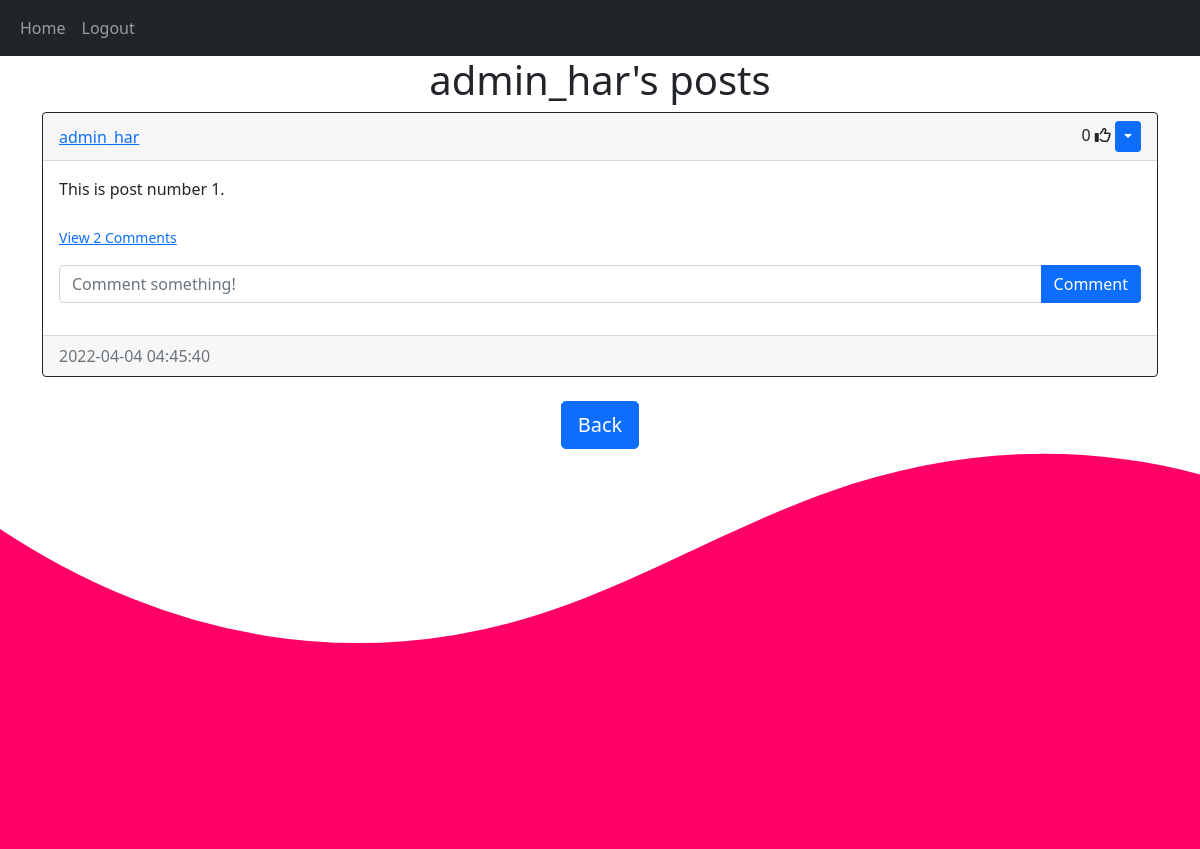
The app's page /posts/admin_har (signed in) with its own data.
### website/models.py (models this page shows)
class User(db.Model, UserMixin):
 id = db.Column(db.Integer, primary_key=True)
 email = db.Column(db.String(150), unique=True)
 username = db.Column(db.String(25), unique=True)
 password = db.Column(db.String(150))
 date_created = db.Column(db.DateTime(timezone=True), default=func.now())
 posts = db.relationship('Post', backref='user', passive_deletes=True)
 comments = db.relationship('Comment', backref='user', passive_deletes=True)
 likes = db.relationship('Like', backref='user', passive_deletes=True)

class Post(db.Model):
 id = db.Column(db.Integer, primary_key=True)
 text = db.Column(db.Text, nullable=False)
 date_created = db.Column(db.DateTime(timezone=True), default=func.now())
 author = db.Column(db.Integer, db.ForeignKey('user.id', ondelete="CASCADE"), nullable=False)
 comments = db.relationship('Comment', backref='post', passive_deletes=True)
 likes = db.relationship('Like', backref='post', passive_deletes=True)

### website/views.py (the view)
@views.route("/posts/<username>")
@login_required
def posts(username):
    user = User.query.filter_by(username=username).first()
    if not user:
        flash('No user with this username exists.', category='error')
        return redirect(url_for('views.home'))
    posts = user.posts
    return render_template("posts.html", user=current_user, posts=posts, username=username)

### website/__init__.py (called while the page is built)
def create_app():
 app = Flask(__name__)
 app.config['SECRET_KEY'] = "e6ed54610c4b112200941497ac6b79ae"
 app.config['SQLALCHEMY_DATABASE_URI'] = f'sqlite:///{DB_NAME}'
 db.init_app(app)
 from .views import views
 from .auth import auth
 app.register_blueprint(views, url_prefix="/")
 app.register_blueprint(auth, url_prefix="/")
 from .models import User, Post, Comment, Like
 create_database(app)
 login_manager = LoginManager()
 login_manager.login_view = "auth.login"
 login_manager.init_app(app)
 @login_manager.user_loader
 def load_user(id):
  return User.query.get(int(id))
 return app

### website/templates/posts.html (shortened to what this page needs)
{% extends "posts_div.html" %}
{% block header %} {{username}}'s posts {% endblock %} {% block footer %}
<div align="center">
  <a href="/home"><button type="button" class="btn btn-primary btn-lg">Back</button></a>
</div>
{% endblock %}

### website/templates/posts_div.html (shortened to what this page needs)
{% extends "base.html" %} {% block title %}Home{% endblock %} {% block content
%}
<h1 align="center">{% block header %}Posts{% endblock %}</h1>
<div id="posts">
  {% for post in posts %}
  <div class="card border-dark">
    <div class="card-header d-flex justify-content-between align-items-center">
      <a href="/posts/{{post.user.username}}">{{post.user.username}}</a>
      <div>
        <span id="likes-count-{{post.id}}">
        {{ post.likes|length }}</span>
        {% if user.id in post.likes|map(attribute="author")|list %}
        <i class="fa-light fa-thumbs-up" id="like-button-{{post.id}}" onclick="like({{post.id}})"
        ></i>
        {% else %}
        <i class="far fa-thumbs-up" id="like-button-{{post.id}}" onclick="like({{post.id}})"
        ></i>
        {% endif %}
        {% if user.id == post.author %}
        <div class="btn-group">
          <button
            type="button"
            class="btn btn-sm btn-primary dropdown-toggle"
            data-bs-toggle="dropdown"
          ></button>
        </div>
        {% endif %}
      </div>
    </div>
    <div class="card-body">
      <div class="card-text">{{post.text}}</div>
      <br />
      <p class="card-text">
        {% if post.comments|length > 0 %}
        <a data-bs-toggle="collapse" href="#comments-{{post.id}}" role="button">
          <small>View {{post.comments|length}} Comments</small>
        </a>
        {% else %}
        <small class="text-muted">No Comments</small>
        {% endif %}
      </p>
      <form
        class="input-group mb-3"
        method="POST"
        action="/create-comment/{{post.id}}"
      >
        <input
          type="text"
          id="text"
          name="text"
          class="form-control"
          placeholder="Comment something!"
        />
        <button type="submit" class="btn btn-primary">Comment</button>
      </form>
    </div>
    <div class="card-footer text-muted">{{post.date_created}}</div>
  </div>
  <br/ > {% endfor %}
</div>
{% block footer %}{% endblock %} {% endblock %}

### website/templates/base.html (shortened to what this page needs)
<!DOCTYPE html>
<html lang="en">
	<head>
		<link
			href="https://cdn.jsdelivr.net/npm/bootstrap@5.1.0/dist/css/bootstrap.min.css"
			rel="stylesheet"
		/>
	</head>
	<body>
		<nav class = "navbar navbar-expand-lg navbar-dark bg-dark">
			<div class="container-fluid">
				<div class="collapse navbar-collapse" id="navbar">
					<div class= "navbar-nav">
					<a class= "nav-item nav-link" href="/home">Home</a>
					{% if user.is_authenticated %}
					<a class= "nav-item nav-link" href="/logout">Logout</a>
					{% else %}
					<a class= "nav-item nav-link" href="/login">Login</a>
					<a class= "nav-item nav-link" href="/sign-up">Sign Up</a>
					{% endif %}
					</div>
				</div>
			</div>
		</nav>
		<div class="container">{% block content %}{% endblock %}</div>
		<section class="pink">
			<div class="wave">
			</div>
		</section>
	</body>
</html>

### website/templates/base.html (style rules this page uses)
body { margin:0; font-family: 'Hachi Maru Pop', cursive; color: white; background: #202731; }
section { position: relative; display: flex; flex-direction: column; align-items: centre; min-height: 400px; padding: 100px 20vw; }
.pink { background: #ff0066; overflow: hidden; }
.wave { position: absolute; top: 0; left: 0; width: 100%; overflow: hidden; line-height: 0; }
.wave svg { position: relative; display: block; width: calc(168% + 1.3px); height: 351px; }

### records on screen
User: username "admin_har"
Post: user.username "admin_har", likes|length "0", text "This is post number 1.", comments|length "2", date_created "2022-04-04 04:45:40"
